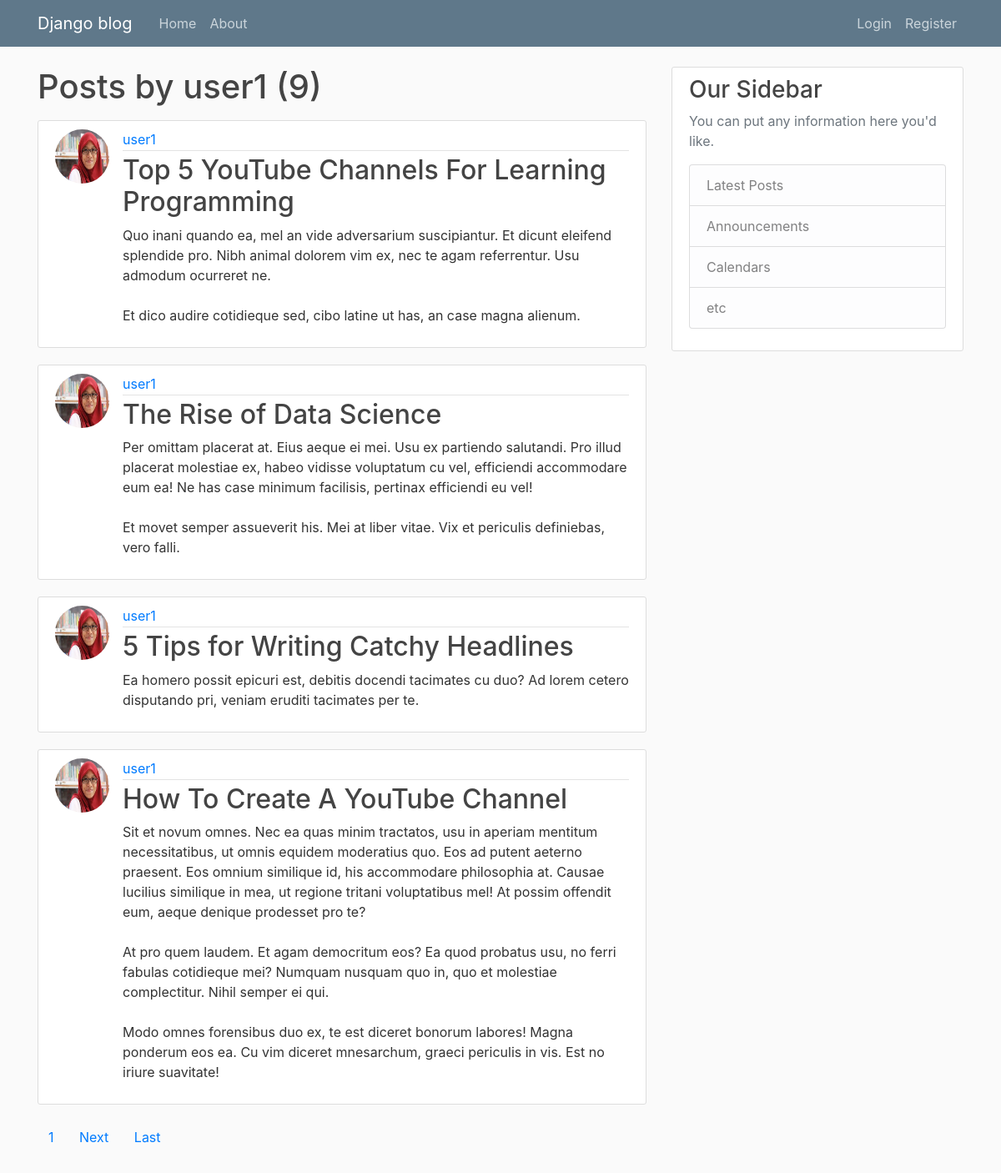
Screenshot of /user/user1 with the database file from the repository.
### blog/models.py (models this page shows, shortened)
class Post(models.Model):
    title = models.CharField(max_length=100)
    content = models.TextField()
    Date_posted = models.DateTimeField(default=timezone.now)
    author = models.ForeignKey(User, on_delete=models.CASCADE)

### users/models.py (models this page shows, shortened)
class Profile(models.Model):
    user = models.OneToOneField(User, on_delete=models.CASCADE)
    image = models.ImageField(default='default.jpg', upload_to='profile_pics')

### blog/views.py (the view)
# urls.py: path('user/<str:username>', UserPostListView.as_view(), name='user-posts'),
class UserPostListView(ListView):
    model = Post
    template_name = 'blog/user_posts.html' #<app>/<model>_<viewtype>.html
    context_object_name = 'posts'
    paginate_by = 4
    def get_queryset(self):
        user = get_object_or_404(User, username=self.kwargs.get('username'))
        return Post.objects.filter(author=user).order_by('-Date_posted')

### blog/templates/blog/user_posts.html (shortened to what this page needs)
{% extends 'blog/base.html' %}
{% block content %}
     <h1 class="mb-3" >Posts by {{ view.kwargs.username }} ({{ page_obj.paginator.count }})</h1>
  {% for post in posts %}
      <article class="media content-section">
        <img class="rounded-circle article-img" src="{{ post.author.profile.image.url }}">
            <div class="media-body">
              <div class="article-metadata">
                <a class="mr-2" href="{% url 'user-posts' post.author.username %}">{{ post.author }}</a>
              </div>
              <h2><a class="article-title" href="{% url 'post-detail' post.id %}">{{ post.title }}</a></h2>
              <p class="article-content">{{ post.content }}</p>
            </div>
          </article>
  {% endfor %}
  {% if is_paginated %}
    {% for num in page_obj.paginator.page_range %}
      {% if page_obj.number == num %}
        <a class="btn btn-outline-infor mb-4" href="?page={{ num }}">{{ num }}</a>
      {% elif num > page_obj.number|add:'-3' and num < page_obj.number|add:'-3' %}
        <a class="btn btn-outline-infor mb-4" href="?page={{ num }}">{{ num }}</a>
      {% endif %}
    {% endfor %}
     {% if page_obj.has_next %}
      <a class="btn btn-outline-infor mb-4" href="?page={{ page_obj.next_page_number }}">Next</a>
      <a class="btn btn-outline-infor mb-4" href="?page={{ page_obj.paginator.num_pages }}">Last</a>
    {% endif %}
  {% endif %}
{% endblock content %}

### blog/static/blog/main.css (style rules this page uses)
body { background: #fafafa; color: #333333; margin-top: 5rem; }
h1, h2, h3, h4, h5, h6 { color: #444444; }
.content-section { background: #ffffff; padding: 10px 20px; border: 1px solid #dddddd; border-radius: 3px; margin-bottom: 20px; }
.article-title { color: #444444; }
.article-content { white-space: pre-line; }
.article-img { height: 65px; width: 65px; margin-right: 16px; }
.article-metadata { padding-bottom: 1px; margin-bottom: 4px; border-bottom: 1px solid #e3e3e3 }

### rows the page displays
Post: author.profile.image (placeholder picture), author "user1", title "Top 5 YouTube Channels For Learning Programming", content "Quo inani quando ea, mel an vide adversarium suscipiantur. Et dicunt eleifend splendide pro. Nibh animal dolorem vim ex, nec te agam referrentur. Usu admodum ocurreret ne. Et dico audire cotidieque sed, cibo latine ut has, an case magna alienum."
Post: author.profile.image (placeholder picture), author "user1", title "The Rise of Data Science", content "Per omittam placerat at. Eius aeque ei mei. Usu ex partiendo salutandi. Pro illud placerat molestiae ex, habeo vidisse voluptatum cu vel, efficiendi accommodare eum ea! Ne has case minimum facilisis, pertinax efficiendi eu vel! Et movet semper assueverit his. Mei at liber vitae. Vix et periculis definiebas, vero falli."
Post: author.profile.image (placeholder picture), author "user1", title "5 Tips for Writing Catchy Headlines", content "Ea homero possit epicuri est, debitis docendi tacimates cu duo? Ad lorem cetero disputando pri, veniam eruditi tacimates per te."
Post: author.profile.image (placeholder picture), author "user1", title "How To Create A YouTube Channel", content "Sit et novum omnes. Nec ea quas minim tractatos, usu in aperiam mentitum necessitatibus, ut omnis equidem moderatius quo. Eos ad putent aeterno praesent. Eos omnium similique id, his accommodare philosophia at. Causae lucilius similique in mea, ut regione tritani voluptatibus mel! At possim offendit eum, aeque denique prodesset pro te? At pro quem laudem. Et agam democritum eos? Ea quod probatus usu, no ferri fabulas cotidieque mei? Numquam nusquam quo in, quo et molestiae complectitur. Nihil semper ei qui. Modo omnes forensibus duo ex, te est diceret bonorum labores! Magna ponderum eos ea. Cu vim diceret mnesarchum, graeci periculis in vis. Est no iriure suavitate!"

### other values shown
{{ view.kwargs.username }} "user1"
{{ page_obj.paginator.count }} "9"
{{ num }} "1"
